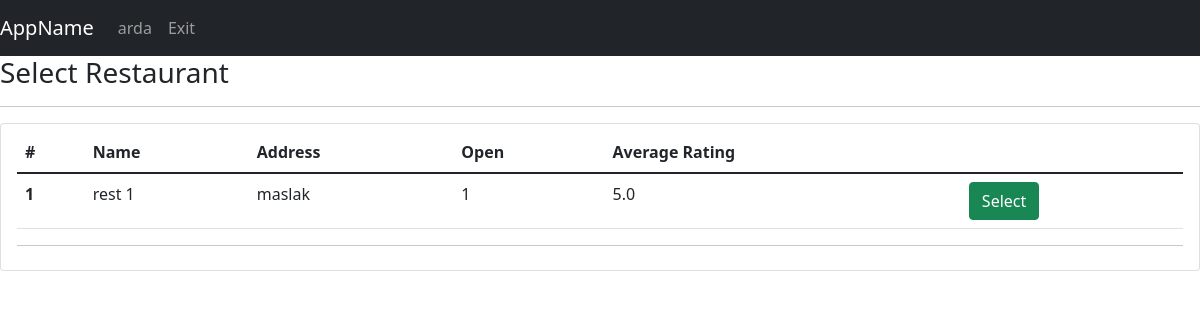
The app's page /selectRestaurant (signed in), older data.
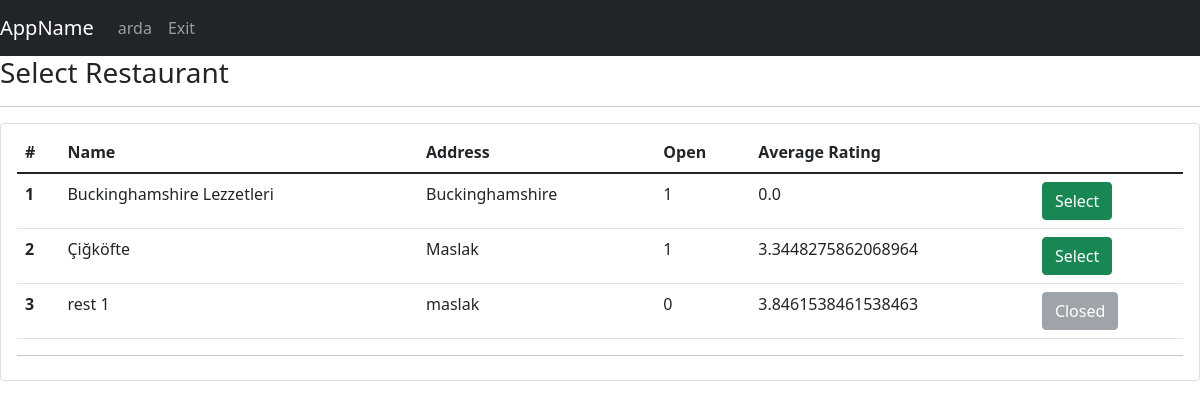
The same page, newer data.
### tables this page shows
CREATE TABLE restaurant(id INTEGER PRIMARY KEY, restaurantName varchar(30),address varchar(250),lat Text,lng Text,isOpen binary,averageRating REAL);

### app.py (the view)
@app.route("/selectRestaurant", methods=["GET", "POST"])
def selectRestaurant():
    with sqlite3.connect(DATABASE) as database:
        cursor = database.cursor()
    query = getAllDbData(toGet=["restaurant"])
    data = query
    session["menus"] = []
    '''
    toReview = canReview(cursor)
    '''
    return render_template('user/selectRestaurant.html', title='Restaurants', username=session["username"], data=data)

### app.py (called while the page is built)
def getRestaurants(cursor, limit=None):
    cursor.execute("SELECT restaurantName,address,isOpen,averageRating,id FROM restaurant ORDER BY id desc")
    query = cursor.fetchall()
    return query

def getAllDbData(toGet, limit=None):
    with sqlite3.connect(DATABASE) as database:
        cursor = database.cursor()
    data = {}
    for entity in toGet:
        if entity == "couriers":
            data[entity] = getCouriers(cursor, limit)
        if entity == "users":
            data[entity] = getUsers(cursor, limit)
        if entity == "restaurant":
            data[entity] = getRestaurants(cursor, limit)
        if entity == "menu":
            data[entity] = getMenus(cursor, limit)
        if entity == "restaurantName":
            data[entity] = getRestaurantName(cursor, limit)
        if entity == "orders":
            data[entity] = getOrders(cursor, limit)
        else:
            pass
    return data

### templates/user/selectRestaurant.html (shortened to what this page needs)
{% extends 'base.html' %}
{% block navbar %}
<nav class="navbar navbar-expand-lg navbar-dark bg-dark">
    <a class="navbar-brand" href="#">AppName</a>
    <div class="collapse navbar-collapse" id="navbarNav">
        <ul class="navbar-nav">
          <li class="nav-item active"><a class="nav-link" href="/">{{username}}</a></li>
          <li class="nav-item active"><a class="nav-link" href="/exit">Exit</a></li>
        </ul>
    </div>
</nav>
{% endblock %}
{% block body %}
<h3>Select Restaurant</h3>
    <hr>
     <form action="/selectMenu" method="POST">
      <div class="form-group">
        <ul class="list-group">
            <li class="list-group-item">
                <table class="table table-hover">
                    <thead>
                    <tr>
            <th scope="col">#</th>
            <th scope="col">Name</th>
            <th scope="col">Address</th>
            <th scope="col">Open</th>
            <th scope="col">Average Rating</th>
            <th scope="col"></th>
          </tr>
        </thead>
        <tbody>
          {%for i in range(data["restaurant"]|length)%}
          <tr>
            <th scope="row">{{ i+1 }}</th>
            <td>{{ data["restaurant"][i][0] }}</td>
            <td>{{ data["restaurant"][i][1] }}</td>
            <td>{{ data["restaurant"][i][2] }}</td>
            <td>{{ data["restaurant"][i][3] }}</td>
            {% if data["restaurant"][i][2] == 0 %}
            <td>
                <button type="submit" disabled name="selectedRestaurant" value='{{ data["restaurant"][i][4] }}' class="btn btn-secondary">Closed</button>
            </td>
            {% else %}
            <td>
              <button type="submit"  name="selectedRestaurant" value='{{ data["restaurant"][i][4] }}' class="btn btn-success">Select</button>
          </td>
          {% endif %}
          </tr>
        {%endfor%}
        </tbody>
      </table>
      <hr>
    </li>
  </ul>
  {% endblock %}

Row changes from the older to the newer data that the page shows:
added restaurant: restaurantName "Buckinghamshire Lezzetleri", address "Buckinghamshire", isOpen "1", averageRating "0.0"
added restaurant: restaurantName "Çiğköfte", address "Maslak", isOpen "1", averageRating "3.3448275862068964"
changed restaurant "rest 1": isOpen 1 → 0 (drawn)
Text that changed along with them:
new list line: "1 Select"
new list line: "2 Select"
new list line: "3 Closed"
new list line: "rest 1 maslak 0 3.8461538461538463"
list line gone: "1 Select"
list line gone: "rest 1 maslak 1 5.0"
